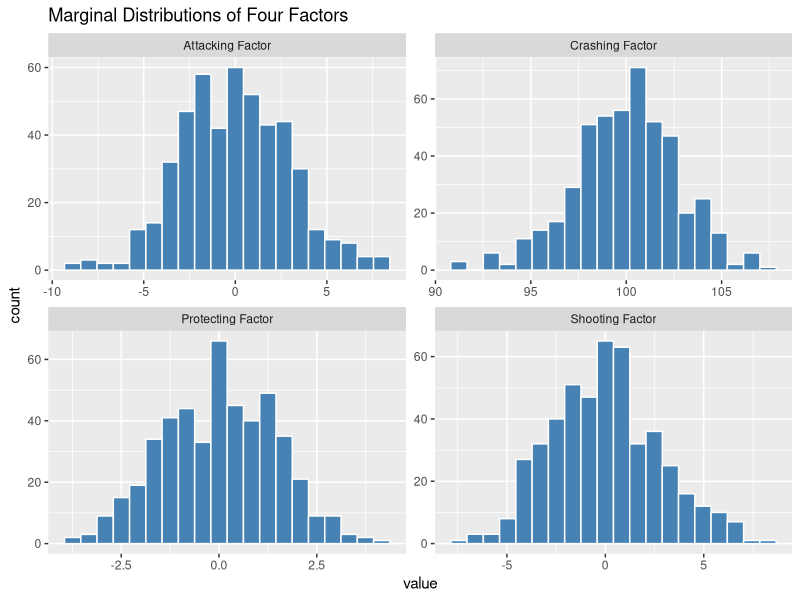
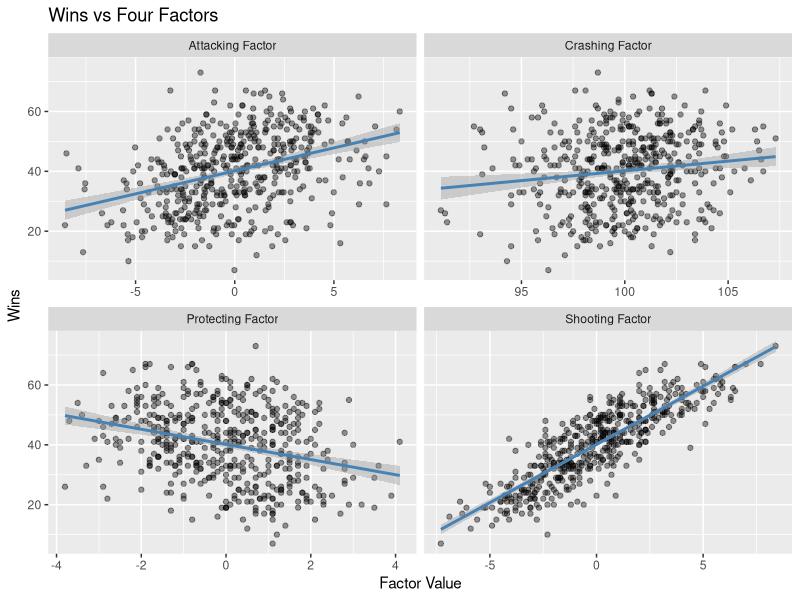
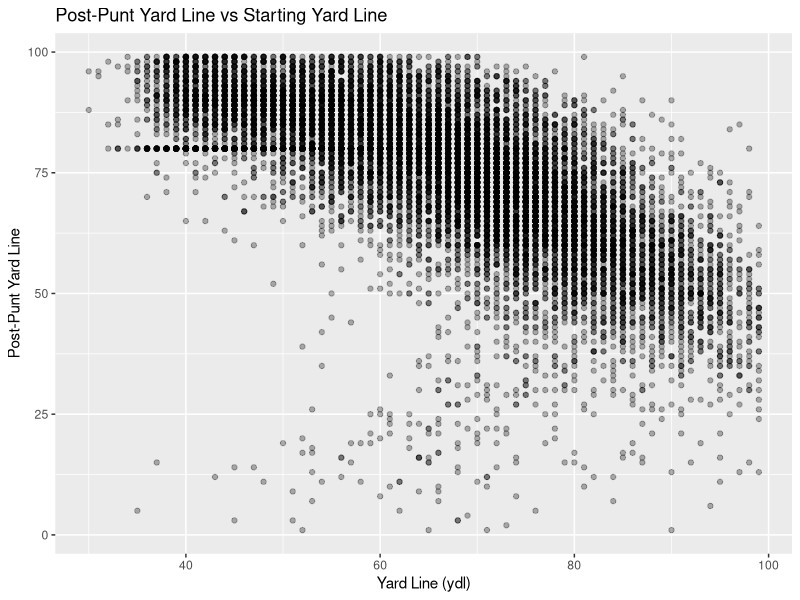
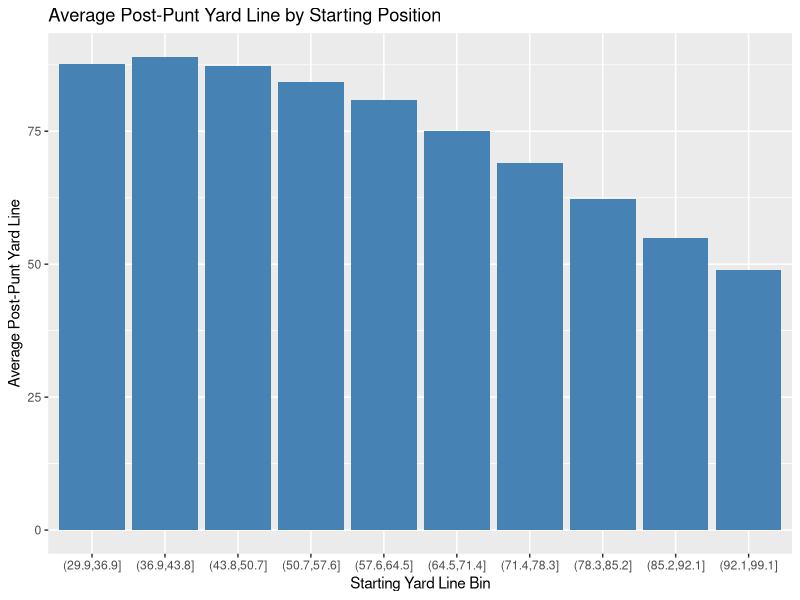
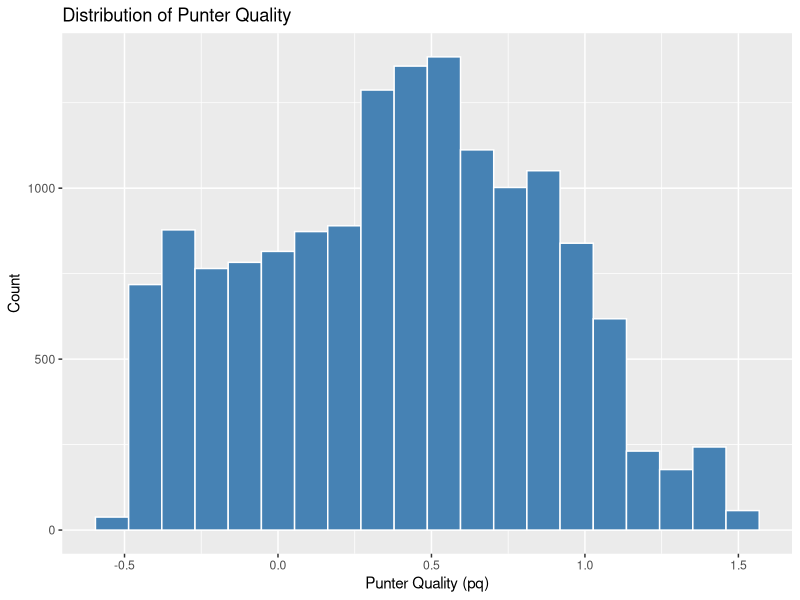
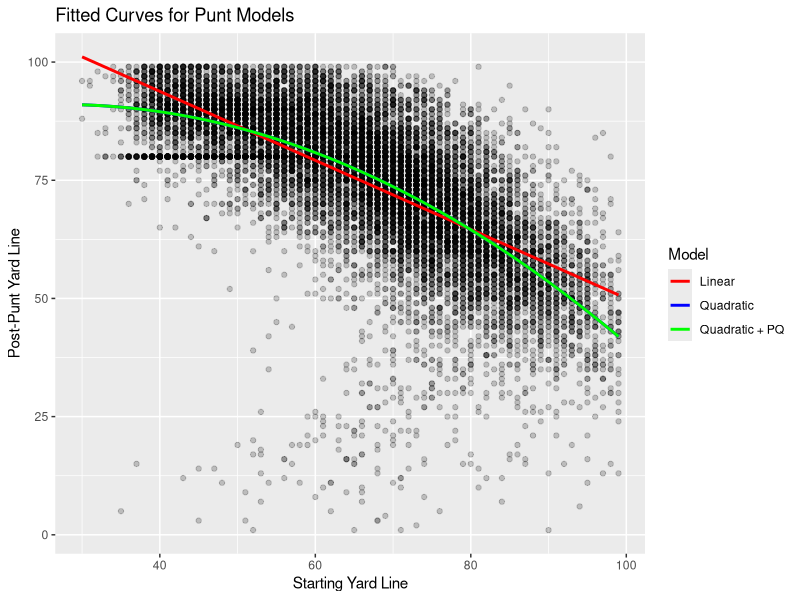
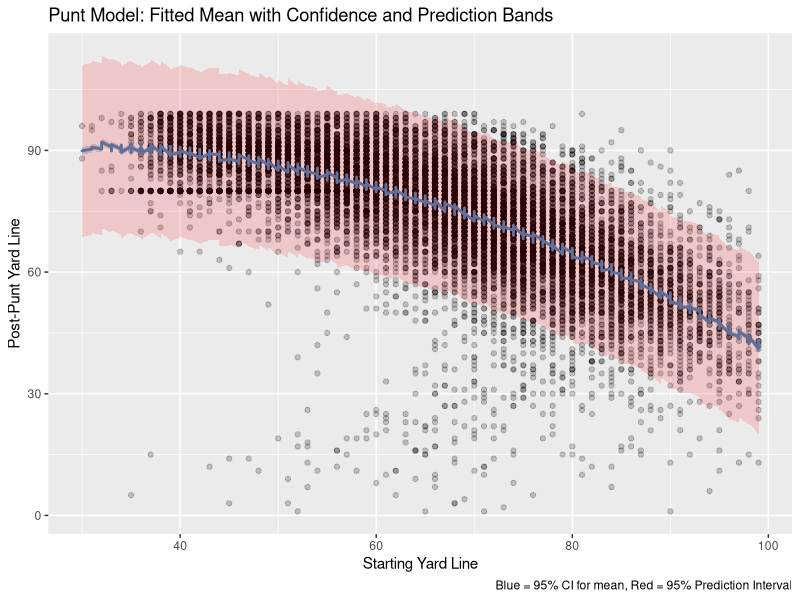
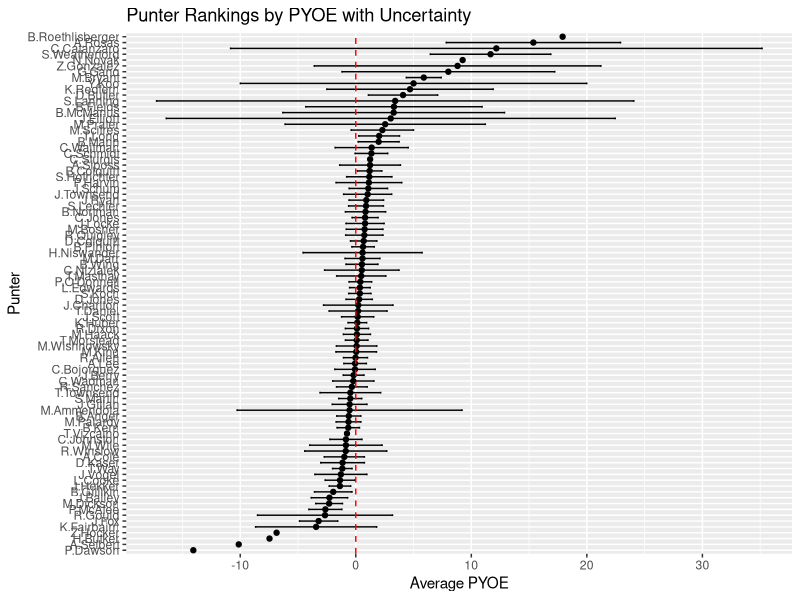

The R script that drew these images, in order:
#############
### SETUP ###
#############

# install.packages(c("ggplot2", "tidyverse"))
library(ggplot2)
library(tidyverse)


# set seed
set.seed(3)

##############
### PART 1 ###
##############

# load data
nba_four_factors = read_csv("../data/02_nba-four-factors.csv")

#Task 1
nba_four_factors$`Protecting Factor` <- nba_four_factors$`Protecting Factor` * -1
nba_four_factors %>%
  select(`Shooting Factor`, `Crashing Factor`, `Protecting Factor`, `Attacking Factor`) %>%
  summarise(across(everything(), list(
    mean = ~mean(., na.rm=TRUE),
    sd   = ~sd(., na.rm=TRUE),
    min  = ~min(., na.rm=TRUE),
    max  = ~max(., na.rm=TRUE)
  ))) %>%
  pivot_longer(everything(), names_to = c("variable", "stat"), names_sep = "_") %>%
  pivot_wider(names_from = stat, values_from = value)

nba_four_factors %>%
  select(`Shooting Factor`, `Crashing Factor`, `Protecting Factor`, `Attacking Factor`) %>%
  pivot_longer(everything(), names_to = "variable", values_to = "value") %>%
  ggplot(aes(x = value)) +
  geom_histogram(bins = 20, fill = "steelblue", color = "white") +
  facet_wrap(~variable, scales = "free") +
  labs(title = "Marginal Distributions of Four Factors")

nba_four_factors %>%
  select(W, `Shooting Factor`, `Crashing Factor`, `Protecting Factor`, `Attacking Factor`) %>%
  pivot_longer(-W, names_to = "variable", values_to = "value") %>%
  ggplot(aes(x = value, y = W)) +
  geom_point(alpha = 0.4) +
  geom_smooth(method = "lm", se = TRUE, color = "steelblue") +
  facet_wrap(~variable, scales = "free_x") +
  labs(title = "Wins vs Four Factors", x = "Factor Value", y = "Wins")

nba_four_factors %>%
  select(`Shooting Factor`, `Crashing Factor`, `Protecting Factor`, `Attacking Factor`) %>%
  cor() %>%
  round(3)

#the variables that seem most strongly related to wins before fitting a multivariable model is most certainly shooting factor is the most importnat and protecting factor and attacking factor also seem to be important but more scattered.

#Task 2
model1 <- lm(W ~ `Shooting Factor` + `Crashing Factor` + `Protecting Factor` + `Attacking Factor`, 
             data = nba_four_factors)

summary(model1)

#Beta1_hat is 3.6749 which means for each increase in one shooting advantage unit, the team wins roughly 3.67 more games
#Beta2_hat (crashing) = 1.3403
#Beta3_hat (protecting) = 3.05
#Beta4_hat (attacking) = 0.77
#the signs all make sense except for protecting since its negative. 
#the factor that appears to be the strongest association to winning is shooting factor. 
#attacking factor now seems to be weakly correlated when considering other factors

#Task 3 
nba_four_factors <- nba_four_factors %>%
  mutate(
    z1 = (`Shooting Factor` - mean(`Shooting Factor`)) / sd(`Shooting Factor`),
    z2 = (`Crashing Factor` - mean(`Crashing Factor`)) / sd(`Crashing Factor`),
    z3 = (`Protecting Factor` - mean(`Protecting Factor`)) / sd(`Protecting Factor`),
    z4 = (`Attacking Factor` - mean(`Attacking Factor`)) / sd(`Attacking Factor`)
  )

# Fit standardized model
model2 <- lm(W ~ z1 + z2 + z3 + z4, data = nba_four_factors)

summary(model2)

#RANKING: z1, z3, z2, z4
#The standardize version it is easier to compare 
#They are the exaclty the same. since standardizing is just rescaling, the fitted values will still be the same.
#Since standardization basically just changes the units, but the plane in column space does not move so the projection of y onto it lands on the same spot. 

#Task 4
# Residual standard error
summary(model1)$sigma

# Standard errors and 95% CI for each coefficient
confint(model1, level = 0.95)

#All of the factors that are clearly distinguishable from zero. However, Attacking factor is not much away from 0. 
# Pick a team - let's use the first team in the dataset
team <- nba_four_factors[1, ]
team$TEAM  # see which team it is

# Point prediction + confidence interval + prediction interval
predict(model1, newdata = team, interval = "confidence", level = 0.95)
predict(model1, newdata = team, interval = "prediction", level = 0.95)
 #the prediction interval is wider because it accounts for more uncertainty (estimated mean and the randomness of games and a teams season)

#Task 5
# Split data 80/20
n <- nrow(nba_four_factors)
train_idx <- sample(1:n, 0.8 * n)
train <- nba_four_factors[train_idx, ]
test  <- nba_four_factors[-train_idx, ]

# Fit both models on training data
model1_train <- lm(W ~ `Shooting Factor` + `Crashing Factor` + `Protecting Factor` + `Attacking Factor`, 
                   data = train)
model2_train <- lm(W ~ z1 + z2 + z3 + z4, data = train)

# Compute test RMSE
rmse <- function(actual, predicted) sqrt(mean((actual - predicted)^2))

rmse1 <- rmse(test$W, predict(model1_train, newdata = test))
rmse2 <- rmse(test$W, predict(model2_train, newdata = test))

rmse1
rmse2

#They predict equally well because the RMSE is idential. THe standardizationdoes not change the models predictions. 


##############
### PART 2 ###
##############

# load data
punts = read_csv("../data/02_punts.csv")

#Task 1
# Plot yi against ydli
# Plot yi against ydli
ggplot(punts, aes(x = ydl, y = next_ydl)) +
  geom_point(alpha = 0.3) +
  geom_smooth(method = "loess", color = "steelblue") +
  labs(title = "Post-Punt Yard Line vs Starting Yard Line", x = "Yard Line (ydl)", y = "Post-Punt Yard Line")
#The relationship looks none linear.

# Bin punts by starting field position
punts %>%
  mutate(ydl_bin = cut(ydl, breaks = 10)) %>%
  group_by(ydl_bin) %>%
  summarise(avg_y = mean(next_ydl)) %>%
  ggplot(aes(x = ydl_bin, y = avg_y)) +
  geom_col(fill = "steelblue") +
  labs(title = "Average Post-Punt Yard Line by Starting Position", x = "Starting Yard Line Bin", y = "Average Post-Punt Yard Line")

# Distribution of punter quality
ggplot(punts, aes(x = pq)) +
  geom_histogram(bins = 20, fill = "steelblue", color = "white") +
  labs(title = "Distribution of Punter Quality", x = "Punter Quality (pq)", y = "Count")

## Model 1: linear
punt_model1 <- lm(next_ydl ~ ydl, data = punts)

# Model 2: quadratic
punt_model2 <- lm(next_ydl ~ ydl + I(ydl^2), data = punts)

# Model 3: quadratic + punter quality
punt_model3 <- lm(next_ydl ~ ydl + I(ydl^2) + pq, data = punts)

# Visualize fitted curves
ggplot(punts, aes(x = ydl, y = next_ydl)) +
  geom_point(alpha = 0.2) +
  geom_smooth(method = "lm", formula = y ~ x, aes(color = "Linear"), se = FALSE) +
  geom_smooth(method = "lm", formula = y ~ x + I(x^2), aes(color = "Quadratic"), se = FALSE) +
  geom_smooth(method = "lm", formula = y ~ x + I(x^2), aes(color = "Quadratic + PQ"), se = FALSE) +
  scale_color_manual(values = c("Linear" = "red", "Quadratic" = "blue", "Quadratic + PQ" = "green")) +
  labs(title = "Fitted Curves for Punt Models", x = "Starting Yard Line", y = "Post-Punt Yard Line", color = "Model")

# Train/test RMSE
set.seed(3)
n <- nrow(punts)
train_idx <- sample(1:n, 0.8 * n)
train_p <- punts[train_idx, ]
test_p  <- punts[-train_idx, ]

pm1_train <- lm(next_ydl ~ ydl, data = train_p)
pm2_train <- lm(next_ydl ~ ydl + I(ydl^2), data = train_p)
pm3_train <- lm(next_ydl ~ ydl + I(ydl^2) + pq, data = train_p)

rmse <- function(actual, predicted) sqrt(mean((actual - predicted)^2))

rmse(test_p$next_ydl, predict(pm1_train, newdata = test_p))
rmse(test_p$next_ydl, predict(pm2_train, newdata = test_p))
rmse(test_p$next_ydl, predict(pm3_train, newdata = test_p))

#TRADE OFF: The model becomes stronger at predicting but it less applicable and easy to withdrawal information from, due to the nonlinearity.
#Punter quality does (barely) improve out of sample prediction (RMSE 10.65 to 10.63)

#Task 3
# Use quadratic + pq model as selected model
punt_preds <- predict(punt_model3, newdata = punts, interval = "confidence", level = 0.95)
punt_preds_pi <- predict(punt_model3, newdata = punts, interval = "prediction", level = 0.95)

# Plot with confidence and prediction bands
ggplot(punts, aes(x = ydl, y = next_ydl)) +
  geom_point(alpha = 0.2) +
  geom_line(aes(y = punt_preds[,"fit"]), color = "steelblue", linewidth = 1) +
  geom_ribbon(aes(ymin = punt_preds[,"lwr"], ymax = punt_preds[,"upr"]), 
              fill = "steelblue", alpha = 0.3) +
  geom_ribbon(aes(ymin = punt_preds_pi[,"lwr"], ymax = punt_preds_pi[,"upr"]), 
              fill = "red", alpha = 0.15) +
  labs(title = "Punt Model: Fitted Mean with Confidence and Prediction Bands",
       x = "Starting Yard Line", y = "Post-Punt Yard Line",
       caption = "Blue = 95% CI for mean, Red = 95% Prediction Interval")
#The prediction band is wider for the confidence band because the confidence band just captures the mean response whereas the prediciton band adds the punt to punt randomness of an individuals too. 
#The model is most uncertain where there is less data so where there are extremes (less data)

# Compute PYOE for each punt
punts <- punts %>%
  mutate(
    fitted = predict(punt_model3),
    PYOE = fitted - next_ydl
  )

# Summarize by punter
punter_summary <- punts %>%
  group_by(punter) %>%
  summarise(
    avg_PYOE = mean(PYOE),
    n_punts = n(),
    se_PYOE = sd(PYOE) / sqrt(n())
  ) %>%
  arrange(desc(avg_PYOE))

punter_summary

# Visualize rankings with uncertainty intervals
ggplot(punter_summary, aes(x = reorder(punter, avg_PYOE), y = avg_PYOE)) +
  geom_point() +
  geom_errorbar(aes(ymin = avg_PYOE - 1.96 * se_PYOE, 
                    ymax = avg_PYOE + 1.96 * se_PYOE), width = 0.3) +
  geom_hline(yintercept = 0, linetype = "dashed", color = "red") +
  coord_flip() +
  labs(title = "Punter Rankings by PYOE with Uncertainty",
       x = "Punter", y = "Average PYOE")
#There are some putters that are clearly above average, but some of the clearly above average punters only had 1 or 2 punts. HOwever there are some like Redfern who had 10 and are clearly above average. 
#Roethlisberger and Novak only have 1 punt and an NA standard error and are unstable because of small sample size. 

#Final Reflection
#1 How did adding columns to the design matrix change what the model could fit?
#Adding columns to the design allows for the model to fit in more directions. 
#2 When did extra flexibility help?
#Extra flexibility helps when it is nonlinear when the true relationship is nonlinear.
#3 When might extra flexibility hurt?
#Extra flexibility can lead to over fitting, and is less interpretable unit wise compared to simple linear regression.
#4 what does sigma hat tell you about the typical size of model errors?
#it tells you the typical size of the model's error in the original units (wins for NBA model and yards for the punt model)
#5 Why is a prediction interval wider than a confidence interval for the expected response?
#prediction interval is wider than a confidence interval for the expected response because confidence interval considers the average whereas the prediction interval also considers the randomness of the outcome of an individual season for a specific team.
#6 What is one coefficient, prediction, or punter ranking from this lab that you would be cautious about interpreting too strongly?
#The punter rankings with small sample sizes like Roethlisberger. 

  
